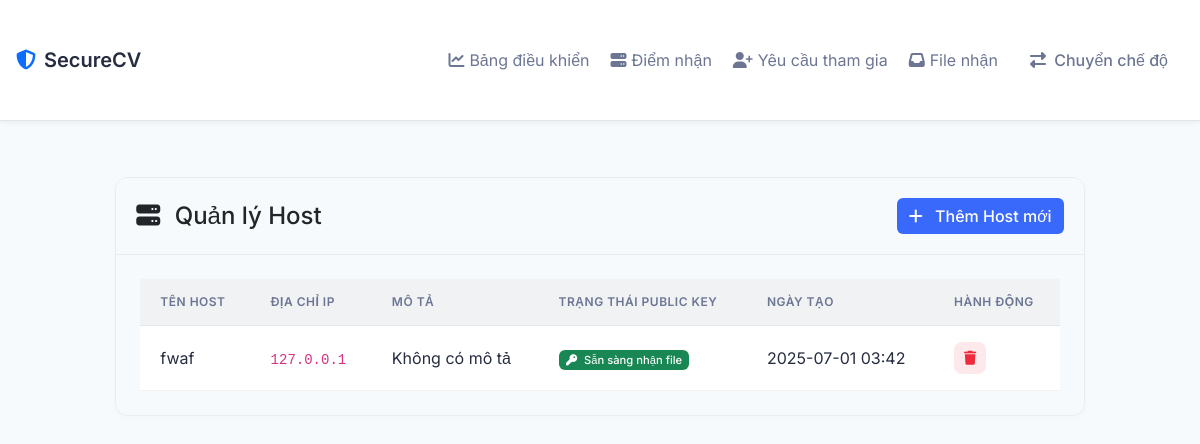
The page /receiver_hosts on the database as committed earlier.
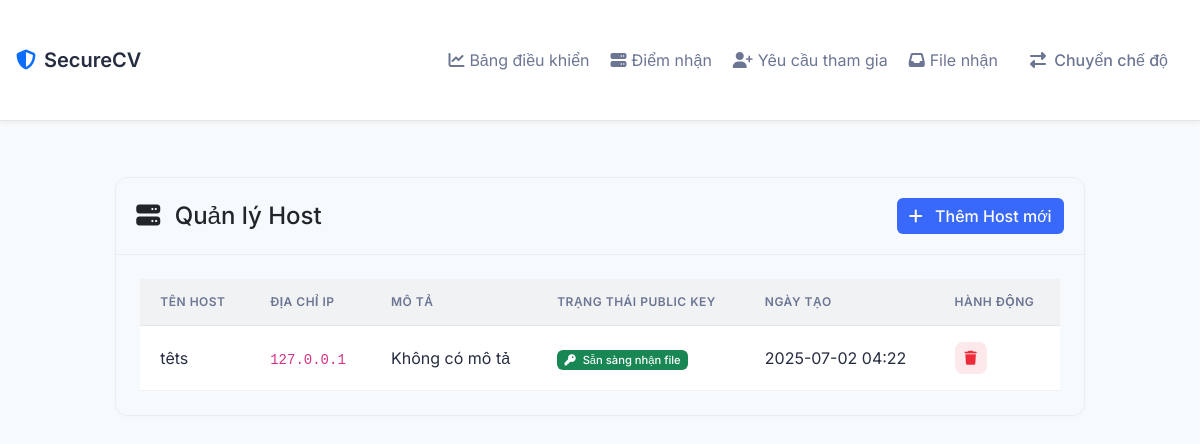
The same page on the database as committed later.
### models.py (models this page shows, shortened)
class Host(db.Model):
    id = db.Column(db.Integer, primary_key=True)
    name = db.Column(db.String(100), nullable=False)
    ip_address = db.Column(db.String(45), nullable=False)
    description = db.Column(db.Text)
    has_keys = db.Column(db.Boolean, default=False, nullable=False)
    public_key = db.Column(db.Text, nullable=True)
    created_at = db.Column(db.DateTime, default=datetime.utcnow)
    created_by = db.Column(db.String(45))
    __table_args__ = (
        db.UniqueConstraint('name', 'ip_address', name='uix_host_name_ip'),
    )

### routes.py (the view)
@app.route('/receiver_hosts')
def receiver_hosts():
    client_ip = get_client_ip()
    hosts = Host.query.filter_by(ip_address=client_ip).all()
    return render_template('hosts.html', hosts=hosts, client_ip=client_ip)

### routes.py (called while the page is built)
def get_client_ip():
    ip = None
    if request.headers.get('X-Forwarded-For'):
        ip = request.headers.get('X-Forwarded-For').split(',')[0].strip()
    elif request.headers.get('X-Real-IP'):
        ip = request.headers.get('X-Real-IP')
    else:
        ip = request.remote_addr
    try:
        return ipaddress.ip_address(ip).exploded
    except ValueError:
        return None

### templates/hosts.html (shortened to what this page needs)
{% extends "base.html" %}
{% block content %}
<div class="row justify-content-center">
    <div class="col-lg-10">
        <div class="card mb-4">
            <div class="card-header d-flex justify-content-between align-items-center">
                <h4 class="mb-0">
                    <i class="fas fa-server me-2"></i>
                    Quản lý Host
                </h4>
                <button type="button" class="btn btn-primary" data-bs-toggle="modal" data-bs-target="#addHostModal">
                    <i class="fas fa-plus me-2"></i>
                    Thêm Host mới
                </button>
            </div>
            <div class="card-body">
                {% if hosts %}
                <div class="table-responsive">
                    <table class="table table-hover">
                        <thead>
                            <tr>
                                <th>Tên Host</th>
                                <th>Địa chỉ IP</th>
                                <th>Mô tả</th>
                                <th>Trạng thái Public Key</th>
                                <th>Ngày tạo</th>
                                <th>Hành động</th>
                            </tr>
                        </thead>
                        <tbody>
                            {% for host in hosts %}
                            <tr>
                                <td>{{ host.name }}</td>
                                <td><code>{{ host.ip_address }}</code></td>
                                <td>{{ host.description or 'Không có mô tả' }}</td>
                                <td>
                                    <span class="badge bg-success" data-bs-toggle="tooltip" title="Host này có thể nhận file được mã hóa">
                                        <i class="fas fa-key me-1"></i>
                                        Sẵn sàng nhận file
                                    </span>
                                </td>
                                <td>{{ host.created_at.strftime('%Y-%m-%d %H:%M') }}</td>
                                <td>
                                    <form action="{{ url_for('delete_host', host_id=host.id) }}" method="POST" class="d-inline">
                                        <button type="submit" class="btn btn-sm btn-danger" onclick="return confirm('Bạn có chắc muốn xóa host này?')">
                                            <i class="fas fa-trash"></i>
                                        </button>
                                    </form>
                                </td>
                            </tr>
                            {% endfor %}
                        </tbody>
                    </table>
                </div>
                {% else %}
                <div class="alert alert-info">
                    <i class="fas fa-info-circle me-2"></i>
                    Chưa có host nào được thêm. Nhấn "Thêm Host mới" để tạo mới.
                </div>
                {% endif %}
            </div>
        </div>
    </div>
</div>
{% endblock %}

### templates/base.html (shortened to what this page needs)
<!DOCTYPE html>
<html lang="vi" data-bs-theme="light">
<head>
    <link href="https://cdn.jsdelivr.net/npm/bootstrap@5.3.0/dist/css/bootstrap.min.css" rel="stylesheet">
    <link rel="stylesheet" href="https://cdnjs.cloudflare.com/ajax/libs/font-awesome/6.4.0/css/all.min.css">
    <link rel="stylesheet" href="{{ url_for('static', filename='css/style.css') }}">
</head>
<body class="fade-in">
    <nav class="navbar navbar-expand-lg navbar-dark">
        <div class="container">
            <a class="navbar-brand d-flex align-items-center" href="{{ url_for('index') }}">
                <i class="fas fa-shield-alt me-2 text-primary"></i>
                <span>SecureCV</span>
            </a>
            <div class="collapse navbar-collapse" id="navbarContent">
                <ul class="navbar-nav ms-auto">
                    {% if request.endpoint and 'receiver' in request.endpoint %}
                    <li class="nav-item">
                        <a class="nav-link d-flex align-items-center" href="{{ url_for('receiver_dashboard') }}">
                            <span class="nav-icon">
                                <i class="fas fa-chart-line"></i>
                            </span>
                            <span>Bảng điều khiển</span>
                        </a>
                    </li>
                    <li class="nav-item">
                        <a class="nav-link d-flex align-items-center" href="{{ url_for('receiver_hosts') }}">
                            <span class="nav-icon">
                                <i class="fas fa-server"></i>
                            </span>
                            <span>Điểm nhận</span>
                        </a>
                    </li>
                    <li class="nav-item">
                        <a class="nav-link d-flex align-items-center" href="{{ url_for('receiver_host_approval') }}">
                            <span class="nav-icon">
                                <i class="fas fa-user-plus"></i>
                            </span>
                            <span>Yêu cầu tham gia</span>
                        </a>
                    </li>
                    <li class="nav-item">
                        <a class="nav-link d-flex align-items-center" href="{{ url_for('receiver_files') }}">
                            <span class="nav-icon">
                                <i class="fas fa-inbox"></i>
                            </span>
                            <span>File nhận</span>
                        </a>
                    </li>
                    {% endif %}
                    <li class="nav-item ms-2">
                        <a class="nav-link btn btn-outline-primary btn-sm px-3 switch-mode" href="{{ url_for('index') }}">
                            <i class="fas fa-exchange-alt me-1"></i>
                            Chuyển chế độ
                        </a>
                    </li>
                </ul>
            </div>
        </div>
    </nav>
    <main class="container my-4">
        {% block content %}{% endblock %}
    </main>
</body>
</html>

### static/css/style.css (style rules this page uses)
:root { --primary-color: 210 100% 50%; --secondary-color: 220 13% 18%; --accent-color: 190 100% 50%; --success-color: 142 76% 36%; --warning-color: 45 100% 51%; --danger-color: 354 70% 54%; --info-color: 190 90% 50%; --background-color: 220 13% 13%; --surface-color: 220 13% 18%; --text-primary: 220 13% 91%; --text-secondary: 220 13% 71%; }
body { font-family: 'Segoe UI', Tahoma, Geneva, Verdana, sans-serif; background-color: var(--primary-color); color: var(--bs-dark); }
.card { box-shadow: 0 0.125rem 0.25rem rgba(0, 0, 0, 0.1); border: 1px solid var(--bs-border-color); border-radius: 0.5rem; overflow: hidden; }
.card-header { background-color: var(--secondary-color); border-bottom: 1px solid var(--bs-border-color); padding: 1rem; font-weight: bold; }
.card-body { padding: 1.5rem; }
.btn-primary { background-color: var(--accent-color); border-color: var(--accent-color); transition: background-color 0.3s ease; }
.table th { border-top: none; font-weight: 600; color: var(--bs-secondary-color); }
.badge { font-size: 0.7rem; font-weight: 500; }
.btn { font-weight: 500; transition: all 0.2s ease; }
.navbar-brand { font-weight: 600; }
:root { --primary-color: 225 95% 60%; --secondary-color: 220 15% 95%; --accent-color: 190 95% 45%; --success-color: 150 85% 40%; --warning-color: 45 95% 50%; --danger-color: 355 85% 55%; --info-color: 195 95% 50%; --background-color: 210 50% 98%; --surface-color: 0 0% 100%; --text-primary: 225 25% 20%; --text-secondary: 225 15% 50%; --card-border-radius: 12px; --button-border-radius: 8px; --input-border-radius: 6px; --shadow-sm: 0 2px 4px rgba(0,0,0,0.05); --shadow-md: 0 4px 6px rgba(0,0,0,0.07); --shadow-lg: 0 10px 15px rgba(0,0,0,0.1); --transition-base: all 0.3s ease; --header-height: 64px; }
body { background-color: hsla(var(--background-color) / 1); color: hsla(var(--text-primary) / 1); font-family: 'Inter', sans-serif; }
body { background-color: hsl(var(--background-color)); min-height: 100vh; }
.container { max-width: 1200px; padding: 2rem 1rem; }
.card { background: var(--surface-color); border-radius: var(--card-border-radius); border: 1px solid rgba(0,0,0,0.05); box-shadow: 0 2px 4px rgba(0,0,0,0.02); }
.card-header { background: transparent; border-bottom: 1px solid rgba(0,0,0,0.05); padding: 1.25rem; }
.table { --bs-table-hover-bg: rgba(0, 0, 0, 0.02); margin: 0; border-collapse: separate; border-spacing: 0; width: 100%; }
.table thead th { padding: 0.875rem 1.25rem; font-size: 0.75rem; font-weight: 600; text-transform: uppercase; letter-spacing: 0.5px; color: hsl(var(--text-secondary)); background-color: hsl(var(--secondary-color)); border-bottom: 1px solid rgba(0, 0, 0, 0.05); white-space: nowrap; }
.table tbody td { padding: 1rem 1.25rem; vertical-align: middle; border-bottom: 1px solid rgba(0, 0, 0, 0.05); color: hsl(var(--text-primary)); transition: background-color 0.15s ease-in-out; }
.table .btn { width: 32px; height: 32px; padding: 0; display: inline-flex; align-items: center; justify-content: center; font-size: 0.875rem; border-radius: 8px; transition: all 0.2s ease-in-out; }
.table .btn-danger { background: hsla(var(--danger-color) / 0.1); color: hsl(var(--danger-color)); border: none; }
.navbar { background-color: rgba(255,255,255,0.95); backdrop-filter: blur(10px); border-bottom: 1px solid rgba(0,0,0,0.1); box-shadow: var(--shadow-sm); }
.navbar-brand { color: hsla(var(--text-primary) / 1); font-weight: 600; }
.nav-link { color: hsla(var(--text-secondary) / 1); }
.switch-mode { color: hsla(var(--text-secondary) / 1) !important; }
#navbarContent > ul > li > a > span { margin-left: 5px; }
.btn-primary { background-color: hsla(var(--primary-color) / 1); border: none; color: #fff; }
.table > :not(caption) > * > * { padding: 1rem 0.75rem; }
.table tbody tr { transition: all 0.2s ease-in-out; }

Rows that differ between the two databases and show on the page:
removed Host: name "fwaf", ip_address "127.0.0.1", description "Không có mô tả", created_at "2025-07-01 03:42"
added Host: name "têts", ip_address "127.0.0.1", description "Không có mô tả", created_at "2025-07-02 04:22"
